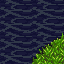

This game map was drawn from its Tiled (.tmx) file and the tilesets committed beside it. A one-line description and the trimmed map source follow:
An orthogonal 2x2 tile map with 32x32 px tiles, 1 tile layer (My base layer), 2 tilesets.

<map version="1.0" orientation="orthogonal" renderorder="right-down" width="2" height="2" tilewidth="32" tileheight="32" nextobjectid="1">
 <tileset firstgid="1" name="general" tilewidth="32" tileheight="32" tilecount="256" columns="16">
  <image source="../../img/general.png" trans="ffffff" width="512" height="512" />
 </tileset>
 <tileset firstgid="257" name="countryside" tilewidth="32" tileheight="32" tilecount="4" columns="2">
  <image source="../../img/countryside.png" trans="ffffff" width="64" height="64" />
 </tileset>
 <layer name="My base layer" width="2" height="2">
  <data>[4 cells, 4 non-empty, 2 distinct tile ids]</data>
 </layer>
</map>
